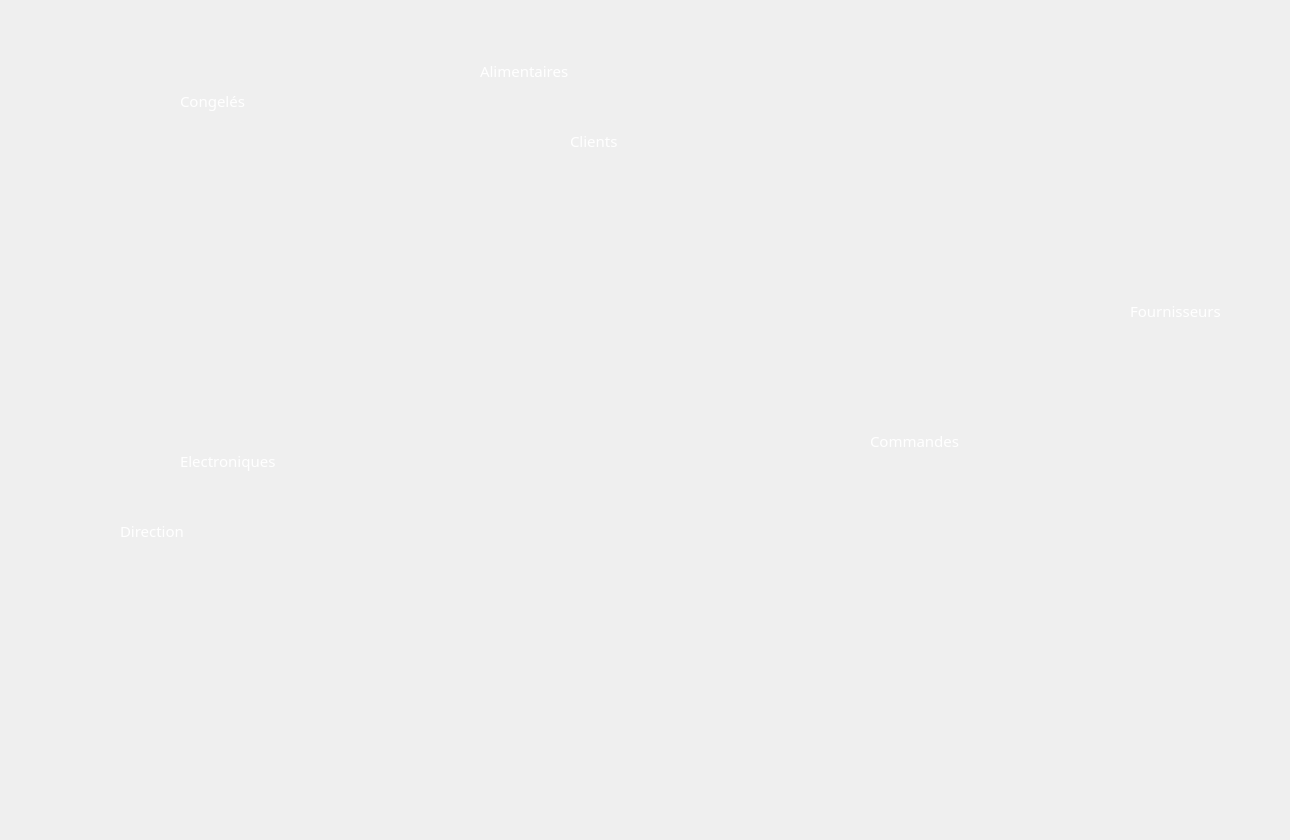
    <widget class="QWidget" name="page_18">
     <widget class="QPushButton" name="pushButton_2">
      <property name="geometry">
       <rect>
        <x>100</x>
        <y>390</y>
        <width>51</width>
        <height>121</height>
       </rect>
      </property>
      <property name="styleSheet">
       <string notr="true">QPushButton {background-color: transparent;
border: transparent;}</string>
      </property>
      <property name="text">
       <string/>
      </property>
     </widget>
     <widget class="QPushButton" name="pushButton_106">
      <property name="geometry">
       <rect>
        <x>460</x>
        <y>170</y>
        <width>91</width>
        <height>131</height>
       </rect>
      </property>
      <property name="styleSheet">
       <string notr="true">QPushButton {background-color: transparent;
border: transparent;}</string>
      </property>
      <property name="text">
       <string/>
      </property>
     </widget>
     <widget class="QPushButton" name="pushButton_444444">
      <property name="geometry">
       <rect>
        <x>170</x>
        <y>200</y>
        <width>131</width>
        <height>141</height>
       </rect>
      </property>
      <property name="styleSheet">
       <string notr="true">QPushButton {background-color: transparent;
border: transparent;}</string>
      </property>
      <property name="text">
       <string/>
      </property>
     </widget>
     <widget class="QPushButton" name="pushButton_24444">
      <property name="geometry">
       <rect>
        <x>280</x>
        <y>510</y>
        <width>121</width>
        <height>101</height>
       </rect>
      </property>
      <property name="styleSheet">
       <string notr="true">QPushButton {background-color: transparent;
border: transparent;}</string>
      </property>
      <property name="text">
       <string/>
      </property>
     </widget>
     <widget class="QPushButton" name="pushButton_29">
      <property name="geometry">
       <rect>
        <x>960</x>
        <y>410</y>
        <width>211</width>
        <height>91</height>
       </rect>
      </property>
      <property name="styleSheet">
       <string notr="true">QPushButton {background-color: transparent;
border: transparent;}</string>
      </property>
      <property name="text">
       <string/>
      </property>
     </widget>
     <widget class="QPushButton" name="pushButton_30">
      <property name="geometry">
       <rect>
        <x>890</x>
        <y>540</y>
        <width>201</width>
        <height>121</height>
       </rect>
      </property>
      <property name="styleSheet">
       <string notr="true">QPushButton {background-color: transparent;
border: transparent;}</string>
      </property>
      <property name="text">
       <string/>
      </property>
     </widget>
     <widget class="QPushButton" name="pushButton_31">
      <property name="geometry">
       <rect>
        <x>590</x>
        <y>240</y>
        <width>41</width>
        <height>121</height>
       </rect>
      </property>
      <property name="styleSheet">
       <string notr="true">QPushButton {background-color: transparent;
border: transparent;}</string>
      </property>
      <property name="text">
       <string/>
      </property>
     </widget>
     <widget class="QPushButton" name="pushButton_32">
      <property name="geometry">
       <rect>
        <x>110</x>
        <y>580</y>
        <width>41</width>
        <height>111</height>
       </rect>
      </property>
      <property name="styleSheet">
       <string notr="true">QPushButton {background-color: transparent;
border: transparent;}</string>
      </property>
      <property name="text">
       <string/>
      </property>
     </widget>
     <widget class="QLabel" name="label_87">
      <property name="geometry">
       <rect>
        <x>-20</x>
        <y>10</y>
        <width>1281</width>
        <height>821</height>
       </rect>
      </property>
      <property name="text">
       <string/>
      </property>
      <property name="pixmap">
       <pixmap>../../Desktop/anglais/projet c++ design/bg1.png</pixmap>
      </property>
      <property name="scaledContents">
       <bool>true</bool>
      </property>
     </widget>
     <widget class="QLabel" name="label_88">
      <property name="geometry">
       <rect>
        <x>180</x>
        <y>80</y>
        <width>111</width>
        <height>41</height>
       </rect>
      </property>
      <property name="font">
       <font>
        <family>Montserrat Alternates</family>
        <pointsize>11</pointsize>
       </font>
      </property>
      <property name="styleSheet">
       <string notr="true">color: rgb(255, 255, 255);</string>
      </property>
      <property name="text">
       <string>Congelés</string>
      </property>
     </widget>
     <widget class="QLabel" name="label_89">
      <property name="geometry">
       <rect>
        <x>870</x>
        <y>420</y>
        <width>121</width>
        <height>41</height>
       </rect>
      </property>
      <property name="font">
       <font>
        <family>Montserrat Alternates</family>
        <pointsize>11</pointsize>
       </font>
      </property>
      <property name="styleSheet">
       <string notr="true">color: rgb(255, 255, 255);</string>
      </property>
      <property name="text">
       <string>Commandes </string>
      </property>
     </widget>
     <widget class="QLabel" name="label_90">
      <property name="geometry">
       <rect>
        <x>1130</x>
        <y>290</y>
        <width>121</width>
        <height>41</height>
       </rect>
      </property>
      <property name="font">
       <font>
        <family>Montserrat Alternates</family>
        <pointsize>11</pointsize>
       </font>
      </property>
      <property name="styleSheet">
       <string notr="true">color: rgb(255, 255, 255);</string>
      </property>
      <property name="text">
       <string>Fournisseurs</string>
      </property>
     </widget>
     <widget class="QLabel" name="label_91">
      <property name="geometry">
       <rect>
        <x>480</x>
        <y>50</y>
        <width>131</width>
        <height>41</height>
       </rect>
      </property>
      <property name="font">
       <font>
        <family>Montserrat Alternates</family>
        <pointsize>11</pointsize>
       </font>
      </property>
      <property name="styleSheet">
       <string notr="true">color: rgb(255, 255, 255);</string>
      </property>
      <property name="text">
       <string>Alimentaires</string>
      </property>
     </widget>
     <widget class="QLabel" name="label_92">
      <property name="geometry">
       <rect>
        <x>570</x>
        <y>120</y>
        <width>111</width>
        <height>41</height>
       </rect>
      </property>
      <property name="font">
       <font>
        <family>Montserrat Alternates</family>
        <pointsize>11</pointsize>
       </font>
      </property>
      <property name="styleSheet">
       <string notr="true">color: rgb(255, 255, 255);</string>
      </property>
      <property name="text">
       <string>Clients</string>
      </property>
     </widget>
     <widget class="QLabel" name="label_93">
      <property name="geometry">
       <rect>
        <x>120</x>
        <y>510</y>
        <width>111</width>
        <height>41</height>
       </rect>
      </property>
      <property name="font">
       <font>
        <family>Montserrat Alternates</family>
        <pointsize>11</pointsize>
       </font>
      </property>
      <property name="styleSheet">
       <string notr="true">color: rgb(255, 255, 255);</string>
      </property>
      <property name="text">
       <string>Direction</string>
      </property>
     </widget>
     <widget class="QLabel" name="label_295">
      <property name="geometry">
       <rect>
        <x>180</x>
        <y>440</y>
        <width>131</width>
        <height>41</height>
       </rect>
      </property>
      <property name="font">
       <font>
        <family>Montserrat Alternates</family>
        <pointsize>11</pointsize>
       </font>
      </property>
      <property name="styleSheet">
       <string notr="true">color: rgb(255, 255, 255);</string>
      </property>
      <property name="text">
       <string>Electroniques</string>
      </property>
     </widget>
     <zorder>label_87</zorder>
     <zorder>pushButton_2</zorder>
     <zorder>pushButton_444444</zorder>
     <zorder>pushButton_24444</zorder>
     <zorder>pushButton_29</zorder>
     <zorder>pushButton_30</zorder>
     <zorder>pushButton_31</zorder>
     <zorder>pushButton_32</zorder>
     <zorder>label_88</zorder>
     <zorder>label_89</zorder>
     <zorder>label_90</zorder>
     <zorder>label_91</zorder>
     <zorder>label_92</zorder>
     <zorder>label_93</zorder>
     <zorder>label_295</zorder>
     <zorder>pushButton_106</zorder>
    </widget>
